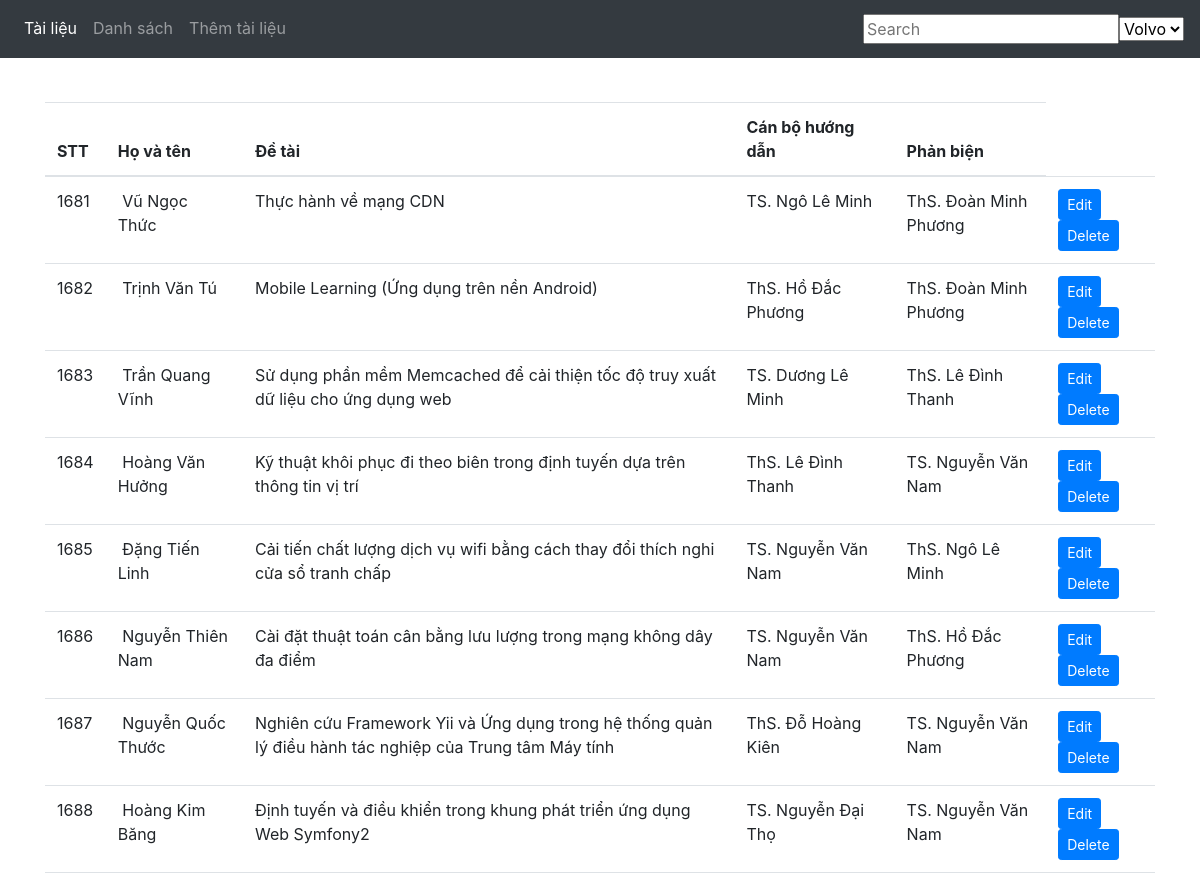
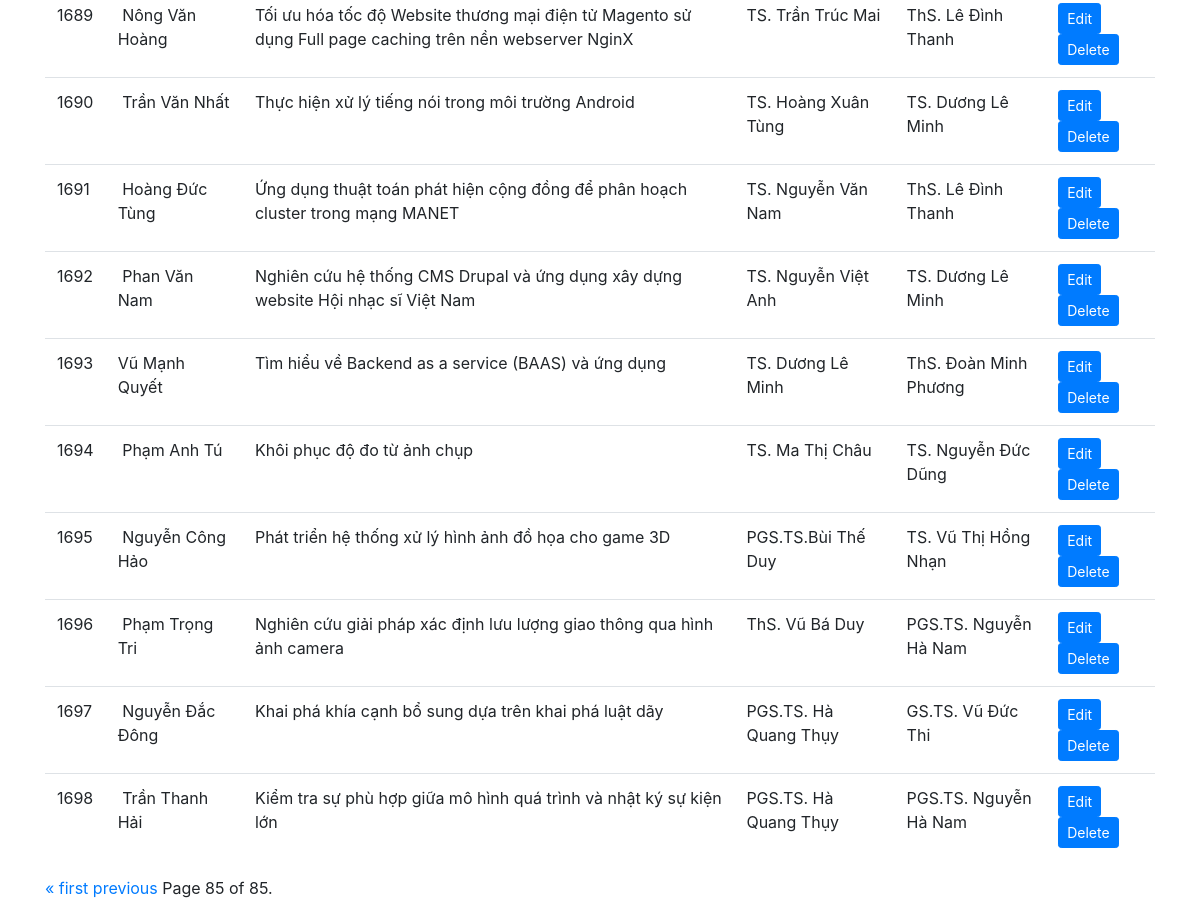
Page /list/view?page=85 on the committed database (2 pictures, top to bottom).
### list/models.py (models this page shows)
class Student(models.Model):
    id = models.IntegerField(primary_key=True, null=False)
    id_student= models.IntegerField(null=True)
    name = models.CharField(max_length=30, null=True)
    birth_date = models.DateField(null=True)
    academic_year = models.CharField(max_length=30, null=True)
    topic = models.CharField(max_length=100, null=True)
    tutor = models.CharField(max_length=30, null=True)
    reviewer = models.CharField(max_length=30, null=True)
    work_unit = models.CharField(max_length=30, null=True)
    file = models.FileField(upload_to='media')
    kltn = models.BooleanField(null=True)
    nckh = models.BooleanField(null=True)

### list/views.py (the view)
# urls.py: path('list/view', view, name="view"),
def view(request):
    students = Student.objects.all()
    paginator = Paginator(students, 20)  # Show 20 students per page
    page = request.GET.get('page')
    students= paginator.get_page(page)
    return render(request, 'list/list.html', {'students':students})

### list/templates/list/list.html (shortened to what this page needs)
{% extends 'list/base.html' %}
{% block body %}
  <table class="table table-hover">
    <thead>
      <tr>
        <th>STT</th>
        <th>Họ và tên</th>
        <th>Đề tài</th>
        <th>Cán bộ hướng dẫn</th>
        <th>Phản biện</th>
      </tr>
    </thead>
   <tbody>
     {% for student in students %}
         <tr>
           <td>{{ student.id }}</td>
           <td>{{ student.name }} </td>
           <td>{{ student.topic }}
           <td>{{ student.tutor }}</td>
           <td>{{ student.reviewer }}</td>
           <td>
             <a href="{% url 'edit_info' student.pk %}" class="btn btn-primary btn-sm" role="button" aria-pressed="true" > Edit</a>
             <a href="{% url 'delete_student' student.pk %}" class="btn btn-primary btn-sm" role="button" aria-pressed="true" > Delete</a>
           </td>
         </tr>
     {% endfor %}
    </tbody>
  </table>
  <div class="pagination">
    <span class="step-links">
        {% if students.has_previous %}
            <a href="?page=1{% if request.GET.q %}&q={{ request.GET.q }}{% endif %}">&laquo; first</a>
            <a href="?page={{ students.previous_page_number }}{% if request.GET.q %}&q={{ request.GET.q }}{% endif %}">previous</a>
        {% endif %}
        <span class="current">
            Page {{ students.number }} of {{ students.paginator.num_pages }}.
        </span>
    </span>
</div>
{% endblock %}

### list/templates/list/base.html (style rules this page uses)
body { padding-bottom: 20px; }
th { vertical-align: middle; }

### rows in the picture
Student: id "1681", name "Vũ Ngọc Thức", topic "Thực hành về mạng CDN", tutor "TS. Ngô Lê Minh", reviewer "ThS. Đoàn Minh Phương"
Student: id "1682", name "Trịnh Văn Tú", topic "Mobile Learning (Ứng dụng trên nền Android)", tutor "ThS. Hồ Đắc Phương", reviewer "ThS. Đoàn Minh Phương"
Student: id "1683", name "Trần Quang Vĩnh", topic "Sử dụng phần mềm Memcached để cải thiện tốc độ truy xuất dữ liệu cho ứng dụng web", tutor "TS. Dương Lê Minh", reviewer "ThS. Lê Đình Thanh"
Student: id "1684", name "Hoàng Văn Hưởng", topic "Kỹ thuật khôi phục đi theo biên trong định tuyến dựa trên thông tin vị trí", tutor "ThS. Lê Đình Thanh", reviewer "TS. Nguyễn Văn Nam"
Student: id "1685", name "Đặng Tiến Linh", topic "Cải tiến chất lượng dịch vụ wifi bằng cách thay đổi thích nghi cửa sổ tranh chấp", tutor "TS. Nguyễn Văn Nam", reviewer "ThS. Ngô Lê Minh"
Student: id "1686", name "Nguyễn Thiên Nam", topic "Cài đặt thuật toán cân bằng lưu lượng trong mạng không dây đa điểm", tutor "TS. Nguyễn Văn Nam", reviewer "ThS. Hồ Đắc Phương"
Student: id "1687", name "Nguyễn Quốc Thước", topic "Nghiên cứu Framework Yii và Ứng dụng trong hệ thống quản lý điều hành tác nghiệp của Trung tâm Máy tính", tutor "ThS. Đỗ Hoàng Kiên", reviewer "TS. Nguyễn Văn Nam"
Student: id "1688", name "Hoàng Kim Băng", topic "Định tuyến và điều khiển trong khung phát triển ứng dụng Web Symfony2", tutor "TS. Nguyễn Đại Thọ", reviewer "TS. Nguyễn Văn Nam"
Student: id "1689", name "Nông Văn Hoàng", topic "Tối ưu hóa tốc độ Website thương mại điện tử Magento sử dụng Full page caching trên nền webserver NginX", tutor "TS. Trần Trúc Mai", reviewer "ThS. Lê Đình Thanh"
Student: id "1690", name "Trần Văn Nhất", topic "Thực hiện xử lý tiếng nói trong môi trường Android", tutor "TS. Hoàng Xuân Tùng", reviewer "TS. Dương Lê Minh"
Student: id "1691", name "Hoàng Đức Tùng", topic "Ứng dụng thuật toán phát hiện cộng đồng để phân hoạch cluster trong mạng MANET", tutor "TS. Nguyễn Văn Nam", reviewer "ThS. Lê Đình Thanh"
Student: id "1692", name "Phan Văn Nam", topic "Nghiên cứu hệ thống CMS Drupal và ứng dụng xây dựng website Hội nhạc sĩ Việt Nam", tutor "TS. Nguyễn Việt Anh", reviewer "TS. Dương Lê Minh"
Student: id "1693", name "Vũ Mạnh Quyết", topic "Tìm hiểu về Backend as a service (BAAS) và ứng dụng", tutor "TS. Dương Lê Minh", reviewer "ThS. Đoàn Minh Phương"
Student: id "1694", name "Phạm Anh Tú", topic "Khôi phục độ đo từ ảnh chụp", tutor "TS. Ma Thị Châu", reviewer "TS. Nguyễn Đức Dũng"
Student: id "1695", name "Nguyễn Công Hảo", topic "Phát triển hệ thống xử lý hình ảnh đồ họa cho game 3D", tutor "PGS.TS.Bùi Thế Duy", reviewer "TS. Vũ Thị Hồng Nhạn"
Student: id "1696", name "Phạm Trọng Tri", topic "Nghiên cứu giải pháp xác định lưu lượng giao thông qua hình ảnh camera", tutor "ThS. Vũ Bá Duy", reviewer "PGS.TS. Nguyễn Hà Nam"
Student: id "1697", name "Nguyễn Đắc Đông", topic "Khai phá khía cạnh bổ sung dựa trên khai phá luật dãy", tutor "PGS.TS. Hà Quang Thụy", reviewer "GS.TS. Vũ Đức Thi"
Student: id "1698", name "Trần Thanh Hải", topic "Kiểm tra sự phù hợp giữa mô hình quá trình và nhật ký sự kiện lớn", tutor "PGS.TS. Hà Quang Thụy", reviewer "PGS.TS. Nguyễn Hà Nam"

### other values in the picture
{{ students.number }} "85"
{{ students.paginator.num_pages }} "85"
